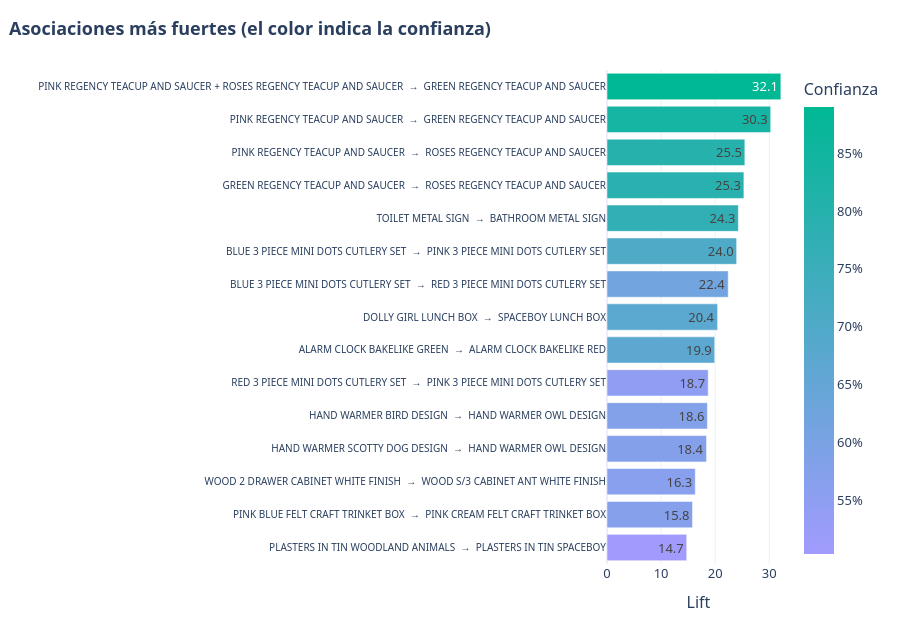

The notebook cell saved with this chart:
### Code cell
# Top 15 reglas por lift
top = principal.head(15).sort_values("lift")
fig = px.bar(top, x="lift", y="Regla", orientation="h", color="confidence", text=top["lift"].map("{:.1f}".format),
             color_continuous_scale=["#A29BFE", "#00B894"], labels=dict(confidence="Confianza", lift="Lift"))
fig.update_layout(yaxis_title="", yaxis_tickfont_size=10, coloraxis_colorbar_tickformat=".0%")
estilo(fig, "Asociaciones más fuertes (el color indica la confianza)", 620).show()

### Figure 1 — Plotly figure (JSON) as saved in the notebook; plotly's stock layout.template omitted (floating-point values rounded to 4 significant figures)
{"data": [{"hovertemplate": "Lift=%{x}<br>Regla=%{y}<br>text=%{text}<br>Confianza=%{marker.color}<extra></extra>", "legendgroup": "", "marker": {"color": [0.5041, 0.5706, 0.5657, 0.5739, 0.5789, 0.5496, 0.6709, 0.6724, 0.6183, 0.704, 0.7732, 0.7916, 0.797, 0.8376, 0.8896], "coloraxis": "coloraxis", "pattern": {"shape": ""}}, "name": "", "orientation": "h", "showlegend": false, "text": ["14.7", "15.8", "16.3", "18.4", "18.6", "18.7", "19.9", "20.4", "22.4", "24.0", "24.3", "25.3", "25.5", "30.3", "32.1"], "textposition": "auto", "type": "bar", "x": [14.74, 15.81, 16.32, 18.4, 18.56, 18.71, 19.91, 20.45, 22.41, 23.97, 24.28, 25.31, 25.48, 30.26, 32.14], "xaxis": "x", "y": ["PLASTERS IN TIN WOODLAND ANIMALS  →  PLASTERS IN TIN SPACEBOY", "PINK BLUE FELT CRAFT TRINKET BOX  →  PINK CREAM FELT CRAFT TRINKET BOX", "WOOD 2 DRAWER CABINET WHITE FINISH  →  WOOD S/3 CABINET ANT WHITE FINISH", "HAND WARMER SCOTTY DOG DESIGN  →  HAND WARMER OWL DESIGN", "HAND WARMER BIRD DESIGN  →  HAND WARMER OWL DESIGN", "RED 3 PIECE MINI DOTS CUTLERY SET  →  PINK 3 PIECE MINI DOTS CUTLERY SET", "ALARM CLOCK BAKELIKE GREEN  →  ALARM CLOCK BAKELIKE RED", "DOLLY GIRL LUNCH BOX  →  SPACEBOY LUNCH BOX", "BLUE 3 PIECE MINI DOTS CUTLERY SET  →  RED 3 PIECE MINI DOTS CUTLERY SET", "BLUE 3 PIECE MINI DOTS CUTLERY SET  →  PINK 3 PIECE MINI DOTS CUTLERY SET", "TOILET METAL SIGN  →  BATHROOM METAL SIGN", "GREEN REGENCY TEACUP AND SAUCER  →  ROSES REGENCY TEACUP AND SAUCER", "PINK REGENCY TEACUP AND SAUCER  →  ROSES REGENCY TEACUP AND SAUCER", "PINK REGENCY TEACUP AND SAUCER  →  GREEN REGENCY TEACUP AND SAUCER", "PINK REGENCY TEACUP AND SAUCER + ROSES REGENCY TEACUP AND SAUCER  →  GREEN REGENCY TEACUP AND SAUCER"], "yaxis": "y"}], "layout": {"barmode": "relative", "coloraxis": {"autocolorscale": false, "colorbar": {"tickformat": ".0%", "title": {"text": "Confianza"}}, "colorscale": [[0.0, "#A29BFE"], [1.0, "#00B894"]]}, "font": {"family": "Segoe UI, Arial", "size": 13}, "height": 620, "legend": {"title": {"text": ""}, "tracegroupgap": 0}, "margin": {"b": 40, "l": 40, "r": 20, "t": 70}, "title": {"text": "<b>Asociaciones más fuertes (el color indica la confianza)</b>", "x": 0.01}, "xaxis": {"anchor": "y", "domain": [0.0, 1.0], "title": {"text": "Lift"}}, "yaxis": {"anchor": "x", "domain": [0.0, 1.0], "tickfont": {"size": 10}, "title": {"text": ""}}}}
